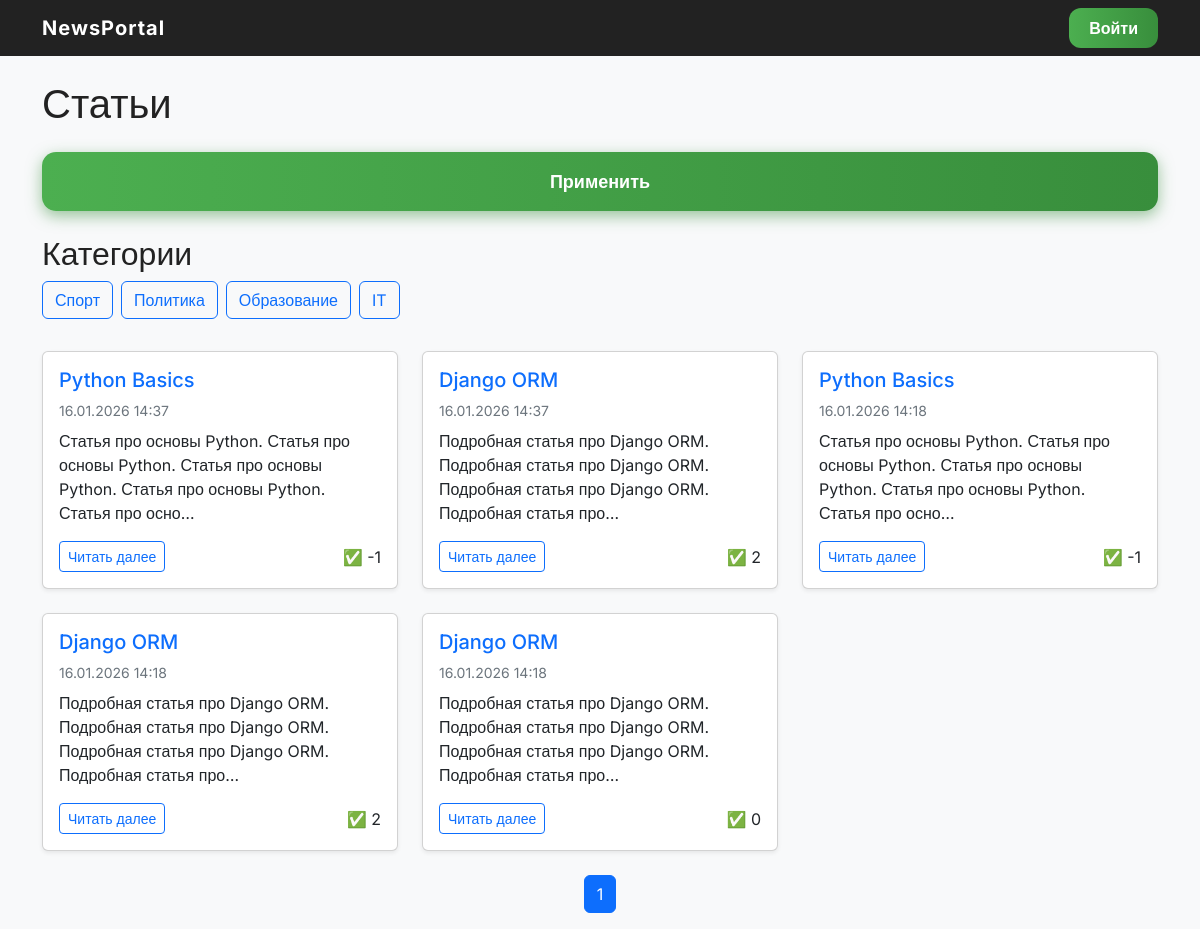
The page /articles/ on the database as committed earlier.
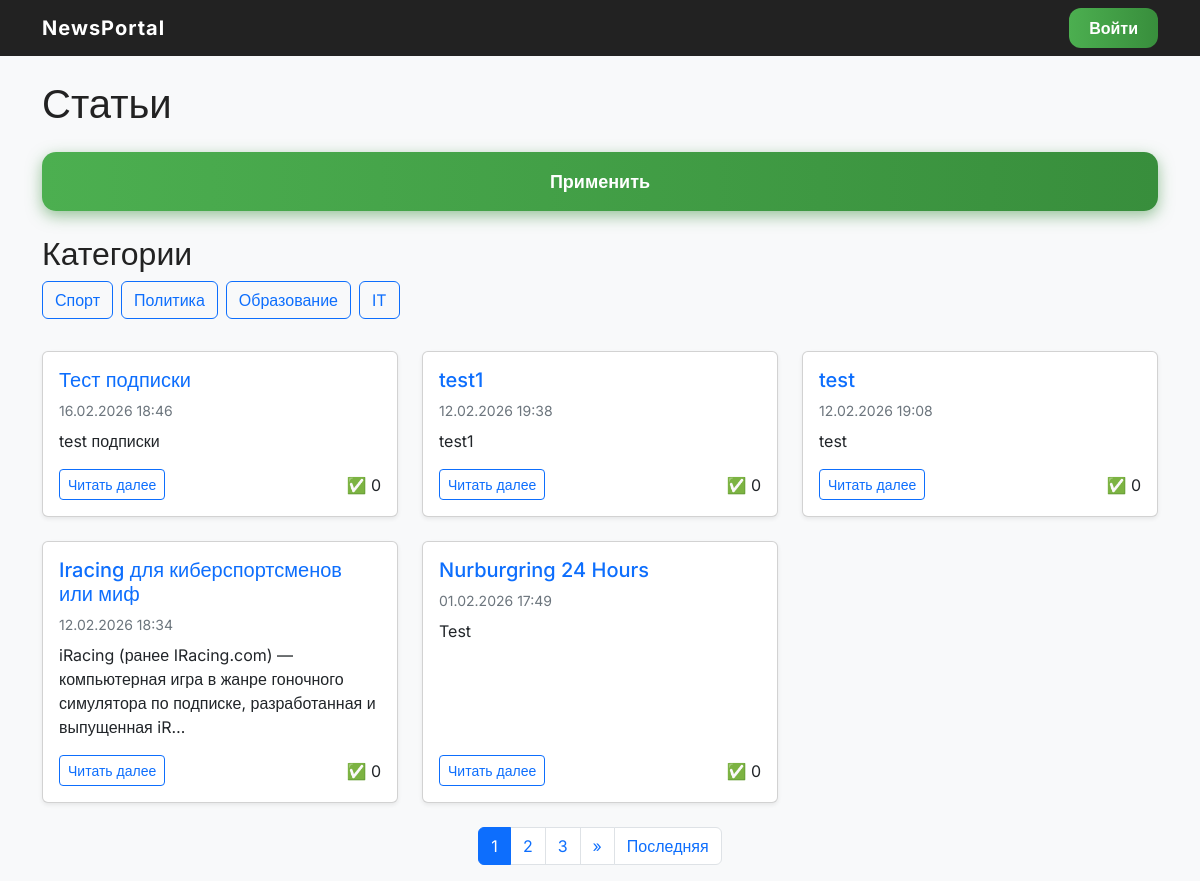
The same page on the database as committed later.
### portal/models.py (models this page shows, shortened)
class Category(models.Model):
    name = models.CharField(max_length=64, unique=True)
    subscribers = models.ManyToManyField(
        User,
        related_name='subscribed_categories',
        blank=True
    )
    class Meta:
        verbose_name = 'Категория'
        verbose_name_plural = 'Категории'

class Post(models.Model):
    ARTICLE = 'AR'
    NEWS = 'NW'
    TYPES = [
        (ARTICLE, 'Статья'),
        (NEWS, 'Новость'),
    ]
    author = models.ForeignKey(Author, on_delete=models.CASCADE)
    type = models.CharField(max_length=2, choices=TYPES)
    created_at = models.DateTimeField(auto_now_add=True)
    categories = models.ManyToManyField(
        Category,
        through='PostCategory',
        related_name='posts'
    )
    title = models.CharField(max_length=255)
    text = models.TextField()
    rating = models.IntegerField(default=0)
    image = models.ImageField(upload_to='posts/', blank=True, null=True)
    class Meta:
        ordering = ['-created_at']
        verbose_name = 'Пост'
        verbose_name_plural = 'Посты'

### portal/views.py (the view)
# urls.py: path('articles/', ArticleList.as_view(), name='article_list'),
class ArticleList(BasePostListView):
    template_name = 'articles/article_list.html'
    context_object_name = 'articles'
    paginate_by = 5
    type_filter = 'AR'
    def get_queryset(self):
        queryset = super().get_queryset()
        query = self.request.GET.get('q')
        if query:
            queryset = queryset.filter(title__icontains=query)
        return queryset

### portal/templatetags/censor.py (called while the page is built)
@register.filter(name='censor')
def censor(value):
    if not isinstance(value, str):
        return value
    for word in BAD_WORDS:
        value = value.replace(word, '*' * len(word))
    return value

### portal/views.py (called while the page is built)
    def get_queryset(self):
        queryset = Post.objects.all()
        if self.type_filter:
            queryset = queryset.filter(type=self.type_filter)
        if self.filter_class:
            self.filterset = self.filter_class(self.request.GET, queryset)
            return self.filterset.qs.order_by('-created_at')
        return queryset.order_by('-created_at')

    def get_context_data(self, **kwargs):
        context = super().get_context_data(**kwargs)
        context['categories'] = Category.objects.all()
        if hasattr(self, 'filterset'):
            context['filterset'] = self.filterset
        return context

### portal/templates/articles/article_list.html (shortened to what this page needs)
{% extends 'base.html' %}
{% load static %}
{% load censor %}
{% block content %}
<h1 class="mb-4">Статьи</h1>
<form method="get" class="mb-4">
    <button type="submit" class="btn btn-primary">Применить</button>
</form>
<h2>Категории</h2>
<div class="d-flex flex-wrap mb-4">
    {% for category in categories %}
        <a href="{% url 'category_posts' category.id %}"
           class="btn btn-outline-primary me-2 mb-2">
            {{ category.name }}
        </a>
    {% endfor %}
</div>
<div class="row">
    {% for item in articles %}
        <div class="col-md-6 col-lg-4 mb-4">
            <div class="card h-100 shadow-sm">
                <div class="card-body d-flex flex-column">
                    <h5 class="card-title">
                        <a href="{% url 'article_detail' item.id %}" class="text-decoration-none">
                            {{ item.title|censor }}
                        </a>
                    </h5>
                    <p class="text-muted small mb-2">
                        {{ item.created_at|date:"d.m.Y H:i" }}
                    </p>
                    <p class="card-text">
                        {{ item.text|truncatechars:120|censor }}
                    </p>
                    <div class="mt-auto d-flex justify-content-between align-items-center">
                        <a href="{% url 'article_detail' item.id %}"
                           class="btn btn-outline-primary btn-sm">
                           Читать далее
                        </a>
                        <span>✅ {{ item.rating }}</span>
                    </div>
                </div>
            </div>
        </div>
    {% empty %}
        <p>Статей нет</p>
    {% endfor %}
</div>
{% with request.GET.urlencode as query_params %}
<nav aria-label="Page navigation">
  <ul class="pagination justify-content-center">
    {% for num in page_obj.paginator.page_range %}
      {% if num >= page_obj.number|add:-2 and num <= page_obj.number|add:2 %}
        <li class="page-item {% if num == page_obj.number %}active{% endif %}">
          <a class="page-link" href="?{{ query_params }}&page={{ num }}">{{ num }}</a>
        </li>
      {% endif %}
    {% endfor %}
    {% if page_obj.has_next %}
      <li class="page-item">
        <a class="page-link" href="?{{ query_params }}&page={{ page_obj.next_page_number }}">»</a>
      </li>
      <li class="page-item">
        <a class="page-link" href="?{{ query_params }}&page={{ page_obj.paginator.num_pages }}">Последняя</a>
      </li>
    {% endif %}
  </ul>
</nav>
{% endwith %}
{% endblock %}

Rows that differ between the two databases and show on the page:
no longer on this page (row unchanged): Post: title|censor "Python Basics", created_at "16.01.2026 14:37", text|censor "Статья про основы Python. Статья про основы Python. Статья про основы Python. Статья про основы Python. Статья про осно…", rating "-1"
no longer on this page (row unchanged): Post: title|censor "Django ORM", created_at "16.01.2026 14:37", text|censor "Подробная статья про Django ORM. Подробная статья про Django ORM. Подробная статья про Django ORM. Подробная статья про…", rating "2"
no longer on this page (row edited): Post: title|censor "Python Basics", created_at "16.01.2026 14:18", text|censor "Статья про основы Python. Статья про основы Python. Статья про основы Python. Статья про основы Python. Статья про осно…", rating "-1"
removed Post: title|censor "Django ORM", created_at "16.01.2026 14:18", text|censor "Подробная статья про Django ORM. Подробная статья про Django ORM. Подробная статья про Django ORM. Подробная статья про…", rating "2"
no longer on this page (row edited): Post: title|censor "Django ORM", created_at "16.01.2026 14:18", text|censor "Подробная статья про Django ORM. Подробная статья про Django ORM. Подробная статья про Django ORM. Подробная статья про…", rating "0"
added Post: title|censor "Тест подписки", created_at "16.02.2026 18:46", text|censor "test подписки", rating "0"
added Post: title|censor "test1", created_at "12.02.2026 19:38", text|censor "test1", rating "0"
added Post: title|censor "test", created_at "12.02.2026 19:08", text|censor "test", rating "0"
added Post: title|censor "Iracing для киберспортсменов или миф", created_at "12.02.2026 18:34", text|censor "iRacing (ранее IRacing.com) — компьютерная игра в жанре гоночного симулятора по подписке, разработанная и выпущенная iR…", rating "0"
added Post: title|censor "Nurburgring 24 Hours", created_at "01.02.2026 17:49", text|censor "Test", rating "0"
Other text that changed with them:
new list line: "2"
new list line: "3"
text now shown: "» Последняя"
